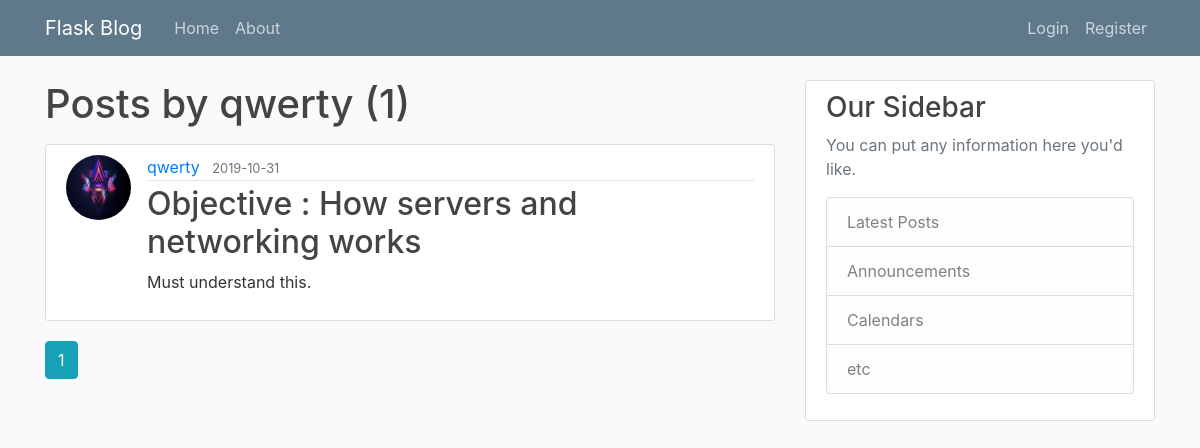
The app's page /user/qwerty with its own data.
### flaskblog/models.py (models this page shows, shortened)
class User(db.Model, UserMixin):
    id = db.Column(db.Integer, primary_key=True)
    username = db.Column(db.String(20), unique=True, nullable=False)
    email = db.Column(db.String(120), unique=True, nullable=False)
    image_file = db.Column(db.String(20), nullable=False, default='default.jpg')
    password = db.Column(db.String(60), nullable=False)
    posts = db.relationship('Post', backref='author', lazy=True)

class Post(db.Model):
    id = db.Column(db.Integer, primary_key=True)
    title = db.Column(db.String(100), nullable=False)
    datestamp = db.Column(db.DateTime, nullable=False, default=datetime.utcnow)
    content = db.Column(db.Text, nullable=False)
    user_id = db.Column(db.Integer, db.ForeignKey('user.id'), nullable=False)

### flaskblog/routes.py (the view)
@app.route("/user/<string:username>")
def user_posts(username):
    page = request.args.get('page', 1, type=int)
    user = User.query.filter_by(username=username).first_or_404()
    posts = Post.query.filter_by(author=user)\
            .order_by(Post.datestamp.desc())\
            .paginate(page = page, per_page = 5)
    return  render_template("user_posts.html", posts=posts, user=user)

### flaskblog/templates/user_posts.html
{% extends "layout.html" %}
{% block content %}
    <h1 class="mb-3">Posts by {{user.username}} ({{ posts.total }})</h1>
    {% for post in posts.items %}
        <article class="media content-section">
          <img src="{{ url_for('static', filename='profile_pics/' + post.author.image_file)}}" class="rounded-circle article-img" alt="{{post.author.username}}">
          <div class="media-body">
            <div class="article-metadata">
              <a class="mr-2" href="{{url_for('user_posts', username=post.author.username)}}">{{ post.author.username }}</a>
              <small class="text-muted">{{ post.datestamp.strftime('%Y-%m-%d') }}</small>
            </div>
            <h2><a class="article-title" href="{{url_for('post', post_id = post.id)}}">{{ post.title }}</a></h2>
            <p class="article-content">{{ post.content }}</p>
          </div>
        </article>
    {% endfor %}
    {% for page_num in posts.iter_pages(left_edge = 1, right_edge = 1, left_current=1, right_current=2) %}
      {% if page_num%}
        {% if posts.page == page_num %}
        <a class=" btn btn-info mb-4" href="{{ url_for('user_posts',username=user.username, page=page_num)}}">{{ page_num }}</a>
        {%else%}
        <a class=" btn btn-outline-info mb-4" href="{{ url_for('user_posts',username=user.username, page=page_num)}}">{{ page_num }}</a>
        {%endif%}
      {% else%}
        ........
      {% endif %}
    {% endfor %}
{% endblock content %}

### flaskblog/static/main.css (style rules this page uses)
body { background: #fafafa; color: #333333; margin-top: 5rem; }
h1, h2, h3, h4, h5, h6 { color: #444444; }
.content-section { background: #ffffff; padding: 10px 20px; border: 1px solid #dddddd; border-radius: 3px; margin-bottom: 20px; }
.article-title { color: #444444; }
.article-content { white-space: pre-line; }
.article-img { height: 65px; width: 65px; margin-right: 16px; }
.article-metadata { padding-bottom: 1px; margin-bottom: 4px; border-bottom: 1px solid #e3e3e3 }

### records on screen
User: username "qwerty"
Post: image_file (picture), author.username "qwerty", datestamp "2019-10-31", title "Objective : How servers and networking works", content "Must understand this."

### other values on screen
{{ posts.total }} "1"
{{ page_num }} "1"
